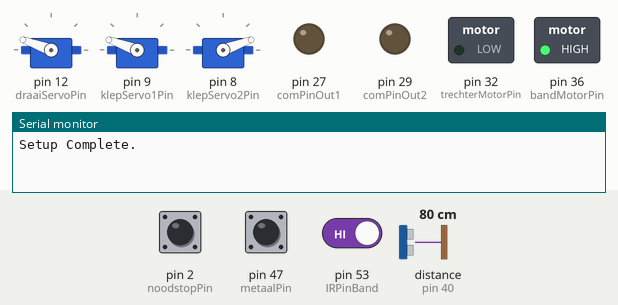
Simulated run of this sketch. Board: Arduino Mega 2560, built with avr-gcc and run on an emulated ATmega2560. Parts: 3 × servo, switched loads named in the sketch (green lamp = pin HIGH), output pins drawn as LEDs (lit = HIGH), the last lines printed to the serial monitor. The test bench sets the inputs (shaded band); at power-on: distance to the obstacle (sensor on pin 40) 80 cm, pin 2 (noodstopPin) LOW, pin 53 (IRPinBand) HIGH, pin 47 (metaalPin) HIGH. The echo pulse lasts 58.3 µs per cm; pins used as bus, display or sensor lines are not drawn.

Above: at 1.2 s.
1.3 s: distance to the obstacle (sensor on pin 40) set to 9 cm
14.5 s: pin 2 (noodstopPin) pulled HIGH for 0.15 s
At 15.3 s:
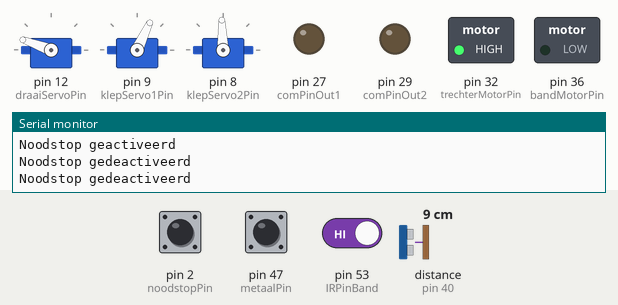
At 15.65 s:
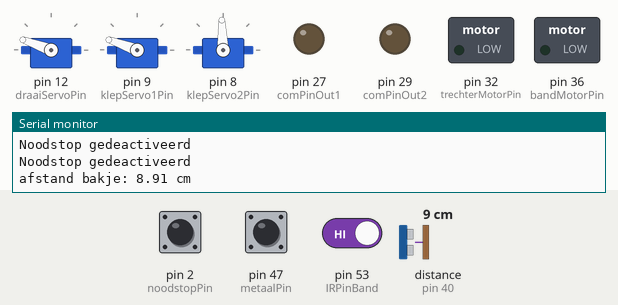
18.0 s: distance to the obstacle (sensor on pin 40) set to 2 cm
32.0 s: pin 53 (IRPinBand) driven LOW
35.6 s: pin 2 (noodstopPin) pulled HIGH for 1 s
At 37.0 s:
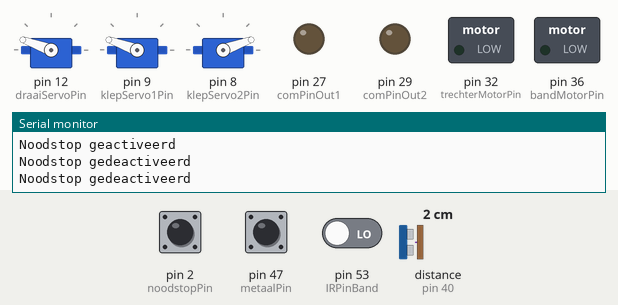
38.1 s: pin 53 (IRPinBand) driven HIGH
At 48.9 s:
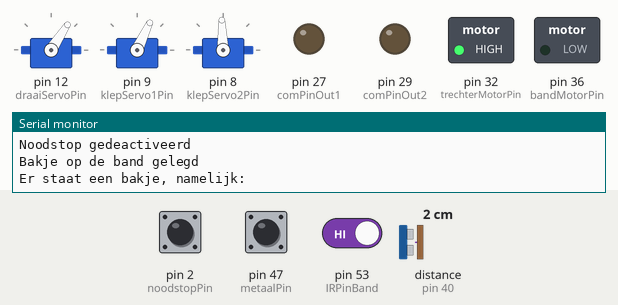
Timing chart, 0 to 53.1 s (numbered marks = the images above; inputs shaded):
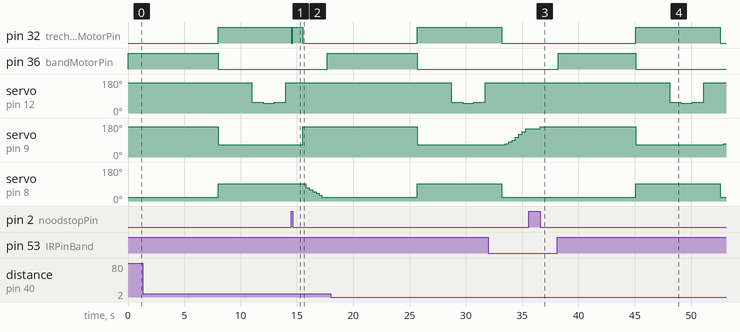

The sketch:

Bakjes_Code_Sorteermachine.ino
```cpp
//Deze code gaat samen met de code voor het knikkersysteem, de 2 arduinos communiceren met elkaar
//door 3 pinnen die een Bool signaal krijgen of geven
//De codes zijn opgedeeld in 2 arduinos zodat het als 2 losse delen beschouwd kan worden
//dit is makkelijker met debuggen en problemen oplossen
//De noodstop werkt tijdens de delays

#include <Servo.h> //Servo library toegevoegd

//Alle servo van dit systeem worden gedeclareerd:
Servo draaiServo;
Servo klepServo1; // linker servo vanaf de trechter
Servo klepServo2; // rechter servo vanaf de trechter

// Alle pinnen worden in variabelen gezet:
const uint8_t echoPin = 40; //de echopin van de ultrasoon voor de bakjes orientatie
const uint8_t trigPin = 44; //de trigpin van de ultrasoon voor de bakjes orientatie
const uint8_t IRPinBand = 53; //de pin van de ir onderbrekingssensor
const uint8_t bandMotorPin = 36; //de pin die aangesloten staat op de MOSFET van de bandmotor
const uint8_t trechterMotorPin = 32; //de pin die aangesloten staat op de MOSFET van de trechtermotor
const uint8_t draaiServoPin = 12; //de pin die is aangesloten op de servo van de draaischijf voor het doseren
const uint8_t klepServo1Pin = 9; //de pin die is aangesloten op de linker klep
const uint8_t klepServo2Pin = 8; //de pin die is aangesloten op de rechter klep
const uint8_t LDRPin = A7; //de pin die is aangesloten op de LDR
const uint8_t comPinOut1 = 27; //de pin die wordt gebruikt om te communiceren naar de andere arduino (out)
const uint8_t comPinOut2 = 29; //de pin die wordt gebruikt om te communiceren naar de andere arduino (out)
const uint8_t comPinIn = 25; //de pin die wordt gebruikt om te communiceren naar de andere arduino (in)
const uint8_t noodstopPin = 2; //de noodstoppin
const uint8_t metaalPin = 47; //de noodstoppin

// Alle globale variabele worden hier gedefineerd:
float afstand; // variable for the distance measurement of the ultrasonic sensor
int LDRWaarde;
unsigned long tijdSindsBakje = millis();
volatile bool noodstopPlaatsgevonden = 0;
bool trechterMotorStatus;
bool bandMotorStatus;
bool IRBandStatus;
bool metaalWaarde;

// de wachttijd voot het transporteren van een bakje naar het knikkersysteem:
const int wachttijdBakje = 8000; // 8 seconden

//Callibratie Ultrasoon sensor:
const float ultrasoon_BakjeLaag = 6.5; // de lage afstand in cm voor wanneer een bakje met de open kant naar de sensor ligt
const uint8_t ultrasoon_BakjeHoog = 10; // de hoge afstand in cm voor wanneer een bakje met de open kant naar de sensor ligt

//Callibratie LDR sensor:
const int LDR_bakjeDoorzichtigLaag = 100;
const int LDR_bakjeDoorzichtigHoog = 200;
const int LDR_bakjePVCLaag = 5;
const int LDR_bakjePVCHoog = 95;
const int LDR_bakjeAluminiumLaag = 10;
const int LDR_bakjeAluminiumHoog = 150;

void setup() {
  //De setup:
  Serial.begin(9600); // Serial Communication is starting with 9600 of baudrate speed

  //De interupt voor de noodstop:
  attachInterrupt (digitalPinToInterrupt (noodstopPin), noodstop, HIGH);

  //Alle pinmodes worden hier gedefineerd:
  pinMode(trigPin, OUTPUT); // Sets the Pin as an OUTPUT
  pinMode(echoPin, INPUT); // Sets the Pin as an INPUT
  pinMode(IRPinBand, INPUT);
  pinMode(bandMotorPin, OUTPUT);
  pinMode(trechterMotorPin, OUTPUT);
  pinMode(draaiServoPin, OUTPUT);
  pinMode(klepServo1Pin, OUTPUT);
  pinMode(klepServo2Pin, OUTPUT);
  pinMode(LDRPin, INPUT);
  pinMode(comPinOut1, OUTPUT);
  pinMode(comPinOut2, OUTPUT);
  pinMode(comPinIn, INPUT);
  pinMode(metaalPin, INPUT);

  //Alle Servos worden verbonden met de juiste pin:
  draaiServo.attach(draaiServoPin);
  klepServo1.attach(klepServo1Pin);
  klepServo2.attach(klepServo2Pin);

  //Alle actuatoren worden naar de beginpositie gebracht:
  digitalWrite(trechterMotorPin, LOW);
  digitalWrite(bandMotorPin, LOW);
  digitalWrite(comPinOut1, LOW);
  digitalWrite(comPinOut2, LOW);
  draaiServo.write(160); //dit is de posietie waarbij het gat bij de trechter zit
  klepServo1.write(160); //dit is de positie waarbij de klepjes naar beneden staan
  klepServo2.write(20); //dit is de positie waarbij de klepjes naar beneden staan

  Serial.println("Setup Complete.");
}

void loop() {
  //de main code:
  //Eerst wordt er gekeken of er een bakje voor het knikkergat staat:
  IRBandStatus = digitalRead(IRPinBand); // de IR onderbrekingssensor
  if(IRBandStatus == 0){
    // Als de lichtstroom onderbroken is wordt er gekeken welk bakje het is:
    Serial.println("Er staat een bakje, namelijk:");
    delay(80);
    digitalWrite(bandMotorPin, LOW); //Motor wordt stilgezet op de juiste plek
    delay(1000); // delay om een constante meting te krijgen va de LDR
    LDRWaarde = analogRead(LDRPin); //LDR wordt uitgelezen
    metaalWaarde = digitalRead(metaalPin);//kijken of het metaal is
  if(LDRWaarde >= LDR_bakjeDoorzichtigLaag && LDRWaarde <= LDR_bakjeDoorzichtigHoog && metaalWaarde == LOW){
    digitalWrite(comPinOut1, HIGH); //communiceren dat er een Doorzichtig bakje staat
    digitalWrite(comPinOut2, HIGH); //communiceren dat er een Doorzichtig bakje staat
    Serial.print(LDRWaarde);
    Serial.println("Doorzichtig bakje");
    afvoerBakje(); //doorgestuurd naar de functie waar gekeken wordt of het bakje vol is en afgevoerd wordt
    }
  else if(LDRWaarde >= LDR_bakjePVCLaag && LDRWaarde <= LDR_bakjePVCHoog && metaalWaarde == LOW ){
    digitalWrite(comPinOut1, HIGH); //communiceren dat er een PVC bakje staat
    digitalWrite(comPinOut2, LOW); //communiceren dat er een PVC bakje staat
    Serial.print(LDRWaarde);
    Serial.println("PVC bakje");
    afvoerBakje(); //doorgestuurd naar de functie waar gekeken wordt of het bakje vol is en afgevoerd wordt
    }
  else if(LDRWaarde >= LDR_bakjeAluminiumLaag && LDRWaarde <= LDR_bakjeAluminiumHoog && metaalWaarde == HIGH ){
    digitalWrite(comPinOut1, LOW); //communiceren dat er een Aluminium bakje staat
    digitalWrite(comPinOut2, HIGH); //communiceren dat er een Aluminium bakje staat
    Serial.print(LDRWaarde);
    Serial.println("Aluminium bakje");
    afvoerBakje(); //doorgestuurd naar de functie waar gekeken wordt of het bakje vol is en afgevoerd wordt
    }
    //Als geen van de bakjes voldeed wordt er teruggegaan en opnieuw gemeten
  }
  else if (IRBandStatus==1){
    //Als de lichtstroom niet onderbroken is wordt er doorgegeven dat er geen bakje staat
    digitalWrite(comPinOut1, LOW); //communiceren dat er geen bakje staat
    digitalWrite(comPinOut2, LOW); //communiceren dat er geen bakje staat
    //checken of de tijd sinds het bakjes programma langer is geweest dan de wachttijd
    if(millis()- tijdSindsBakje >= wachttijdBakje){
      digitalWrite(bandMotorPin, LOW);
      bakjesCode(); // een bakje op de rolband leggen en de tijdSindsBakje resetten
      }
    else{
      digitalWrite(bandMotorPin, HIGH); //motor van de band aanzetten omdat het bakje niet direct voor het gat staat
    }
    }
}

void noodstop(){
  //de noodstop functie die vast staat aan een interrupt pin:
  bool noodstopStatus = digitalRead(noodstopPin);
  if(noodstopStatus == HIGH){
    trechterMotorStatus = digitalRead(trechterMotorPin); //status van motoren registreren
    bandMotorStatus = digitalRead(bandMotorPin);
    digitalWrite(trechterMotorPin, LOW); //motoren uitzetten
    digitalWrite(bandMotorPin, LOW);
    noodstopPlaatsgevonden = 1; //variabele om te weten of er in het programma eventueel metingen opnieuw gedaan moeten worden
    Serial.println("Noodstop geactiveerd");
  }
  while(noodstopStatus == HIGH){
    noodstopStatus = digitalRead(noodstopPin); //loop om de arduino te freezen
  }
  if(noodstopPlaatsgevonden == 1){
    //alle voorheen geactiveerde actuatoren weer aanzetten
    digitalWrite(trechterMotorPin, trechterMotorStatus);
    digitalWrite(bandMotorPin, bandMotorStatus);
    Serial.println("Noodstop gedeactiveerd");
  }
}

void bakjesCode(){
  //de functie van het plaatsen van een bakje op de band:
  digitalWrite(trechterMotorPin, HIGH); //vibratie motor op trechter wordt aangezet
  klepServo1.write(65); //dit is de positie waarbij het bakje op de klepjes moet landen
  klepServo2.write(92); //dit is de positie waarbij het bakje op de klepjes moet landen
  delay(3000);//wachttijd voor trechter

  // doseerschijf  laten draaien:
  draaiServo.write(57); //gatpositie
  delay(1000);
  draaiServo.write(52); //iets verder
  delay(1000);
  draaiServo.write(57); //gatpositie
  delay(1000);
  draaiServo.write(160); //beginpositie
  delay(1500);

  digitalWrite(trechterMotorPin, LOW); //vibratie motor op trechter wordt uitgezet

  //Ultrasoon uitlezen en bepalen orientatie bakje
  do{
  ultrasoonOrientatie();
  }while(noodstopPlaatsgevonden == 1);

  Serial.print("afstand bakje: ");
  Serial.print(afstand);
  Serial.println(" cm");

  if (afstand >= ultrasoon_BakjeLaag && afstand <= ultrasoon_BakjeHoog) {
    //bakje laten zakken met opening naar ultrasoon:
    klepServo1.write(160);
    klepServo2.write(92);
    delay(300);
    klepServo2.write(70);
    delay(300);
    klepServo2.write(60);
    delay(300);
    klepServo2.write(50);
    delay(300);
    klepServo2.write(40);
    delay(300);
    klepServo2.write(30);
    delay(200);
    klepServo2.write(20);
  }
  else {
    //servo laten zakken met dichte kant naar ultrasoon:
    klepServo1.write(65);
    klepServo2.write(20);
    delay(300);
    klepServo1.write(70);
    delay(300);
    klepServo1.write(80);
    delay(300);
    klepServo1.write(90);
    delay(300);
    klepServo1.write(105);
    delay(300);
    klepServo1.write(120);
    delay(300);
    klepServo1.write(135);
    delay(300);
    klepServo1.write(150);
    delay(300);
    klepServo1.write(160);
  }
  delay(500); //een kleine delay zodat de band pas gaat rollen als het bakje daadwerkelijk om de band staat
  tijdSindsBakje = millis(); //omdat er net een bakje opgezet is moet dit geregistreerd worden
  Serial.println("Bakje op de band gelegd");
  }

void afvoerBakje(){
  bool bakjeVol;
  do {
   bakjeVol = digitalRead(comPinIn); //com met andere arduino
   IRBandStatus = digitalRead(IRPinBand); // de IR onderbrekingssensor, voor als het nodig is
  } while (bakjeVol == LOW ); //terwijl de andere arduino aangeeft dat het bakje leeg is blijven loopen
  digitalWrite(bandMotorPin, HIGH); //transportband aan
  digitalWrite(comPinOut1, LOW); //communiceren dat er geen bakje staat
  digitalWrite(comPinOut2, LOW); //communiceren dat er geen bakje staat
  delay(2500); //wachten tot bakje is afgevoerd
  digitalWrite(bandMotorPin, LOW); //transportband uit
  Serial.println("Bakje afgevoerd");
}

void ultrasoonOrientatie(){
  //de functie om de ultrasoon van de bakjes orientatie uit te lezen:
  noodstopPlaatsgevonden = 0; //reset de noodstopplaatsgevonden, zodat als er tijdens de meting een noodstop plaats vind de meting opnieuw gaat
  // Clears the trigPin condition
  digitalWrite(trigPin, LOW);
  delayMicroseconds(2);
  // Sets the trigPin HIGH (ACTIVE) for 10 microseconds
  digitalWrite(trigPin, HIGH);
  delayMicroseconds(10);
  digitalWrite(trigPin, LOW);
  // Reads the echoPin, returns the sound wave travel time in microseconds
  float duration = pulseIn(echoPin, HIGH);
  // Calculating the distance in cm
  afstand = duration * 0.034 / 2; // Speed of sound wave divided by 2 (go and back)
  }
//wh24 groep 3
```

Measured:
- after the input at 14.5 s, pin 32 (trechterMotorPin): HIGH → LOW after 0.00 s instead of 1.0 s
- after the input at 35.6 s, servo on pin 9 (klepServo1Pin): 150° → 160° after 1.0 s instead of 0.01 s
- after the input at 38.1 s, pin 32 (trechterMotorPin): LOW → HIGH after 7.0 s, → LOW 7.5 s later; pin 36 (bandMotorPin): LOW → HIGH after 0.08 s, → LOW 6.9 s later
